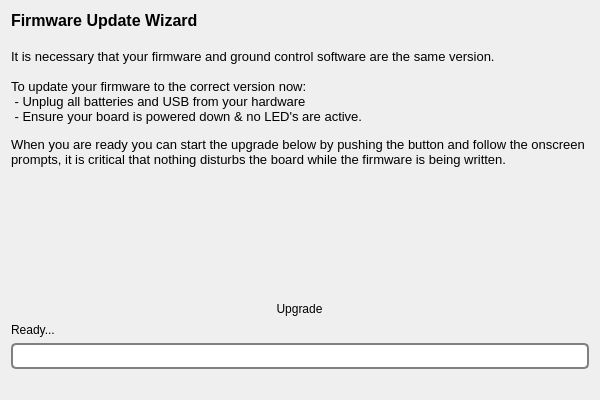
<?xml version="1.0" encoding="UTF-8"?>
<ui version="4.0">
 <class>AutoUpdatePage</class>
 <widget class="QWizardPage" name="AutoUpdatePage">
  <property name="geometry">
   <rect>
    <x>0</x>
    <y>0</y>
    <width>600</width>
    <height>400</height>
   </rect>
  </property>
  <property name="windowTitle">
   <string>WizardPage</string>
  </property>
  <layout class="QVBoxLayout" name="verticalLayout">
   <item>
    <widget class="QLabel" name="label">
     <property name="text">
      <string>&lt;!DOCTYPE HTML PUBLIC &quot;-//W3C//DTD HTML 4.0//EN&quot; &quot;http://www.w3.org/TR/REC-html40/strict.dtd&quot;&gt;
&lt;html&gt;&lt;head&gt;&lt;meta name=&quot;qrichtext&quot; content=&quot;1&quot; /&gt;&lt;style type=&quot;text/css&quot;&gt;
p, li { white-space: pre-wrap; }
&lt;/style&gt;&lt;/head&gt;&lt;body style=&quot; font-family:'Lucida Grande'; font-size:13pt; font-weight:400; font-style:normal;&quot;&gt;
&lt;p style=&quot; margin-top:0px; margin-bottom:0px; margin-left:0px; margin-right:0px; -qt-block-indent:0; text-indent:0px;&quot;&gt;&lt;span style=&quot; font-family:'MS Shell Dlg 2'; font-size:12pt; font-weight:600;&quot;&gt;Firmware Update Wizard&lt;/span&gt;&lt;/p&gt;
&lt;p style=&quot;-qt-paragraph-type:empty; margin-top:0px; margin-bottom:0px; margin-left:0px; margin-right:0px; -qt-block-indent:0; text-indent:0px; font-family:'MS Shell Dlg 2'; font-size:12pt; font-weight:600;&quot;&gt;&lt;br /&gt;&lt;/p&gt;
&lt;p style=&quot; margin-top:0px; margin-bottom:0px; margin-left:0px; margin-right:0px; -qt-block-indent:0; text-indent:0px;&quot;&gt;&lt;span style=&quot; font-family:'MS Shell Dlg 2'; font-size:10pt;&quot;&gt;It is necessary that your firmware and ground control software are the same version.&lt;/span&gt;&lt;/p&gt;
&lt;p style=&quot;-qt-paragraph-type:empty; margin-top:0px; margin-bottom:0px; margin-left:0px; margin-right:0px; -qt-block-indent:0; text-indent:0px; font-family:'MS Shell Dlg 2'; font-size:10pt;&quot;&gt;&lt;br /&gt;&lt;/p&gt;
&lt;p style=&quot; margin-top:0px; margin-bottom:0px; margin-left:0px; margin-right:0px; -qt-block-indent:0; text-indent:0px;&quot;&gt;&lt;span style=&quot; font-family:'MS Shell Dlg 2'; font-size:10pt;&quot;&gt;To update your firmware to the correct version now:&lt;/span&gt;&lt;/p&gt;
&lt;p style=&quot; margin-top:0px; margin-bottom:0px; margin-left:0px; margin-right:0px; -qt-block-indent:0; text-indent:0px;&quot;&gt;&lt;span style=&quot; font-family:'MS Shell Dlg 2'; font-size:10pt;&quot;&gt; - Unplug all batteries and USB from your hardware&lt;/span&gt;&lt;/p&gt;
&lt;p style=&quot; margin-top:0px; margin-bottom:0px; margin-left:0px; margin-right:0px; -qt-block-indent:0; text-indent:0px;&quot;&gt;&lt;span style=&quot; font-family:'MS Shell Dlg 2'; font-size:10pt;&quot;&gt; - Ensure your board is powered down &amp;amp; no LED's are active.&lt;/span&gt;&lt;/p&gt;
&lt;p style=&quot;-qt-paragraph-type:empty; margin-top:0px; margin-bottom:0px; margin-left:0px; margin-right:0px; -qt-block-indent:0; text-indent:0px; font-family:'MS Shell Dlg 2'; font-size:8pt;&quot;&gt;&lt;br /&gt;&lt;/p&gt;
&lt;p style=&quot; margin-top:0px; margin-bottom:0px; margin-left:0px; margin-right:0px; -qt-block-indent:0; text-indent:0px;&quot;&gt;&lt;span style=&quot; font-family:'MS Shell Dlg 2'; font-size:10pt;&quot;&gt;When you are ready you can start the upgrade below by pushing the button and follow the onscreen prompts, it is critical that nothing disturbs the board while the firmware is being written.&lt;/span&gt;&lt;/p&gt;&lt;/body&gt;&lt;/html&gt;</string>
     </property>
     <property name="alignment">
      <set>Qt::AlignLeading|Qt::AlignLeft|Qt::AlignTop</set>
     </property>
     <property name="wordWrap">
      <bool>true</bool>
     </property>
    </widget>
   </item>
   <item>
    <spacer name="verticalSpacer">
     <property name="orientation">
      <enum>Qt::Vertical</enum>
     </property>
     <property name="sizeHint" stdset="0">
      <size>
       <width>20</width>
       <height>40</height>
      </size>
     </property>
    </spacer>
   </item>
   <item>
    <layout class="QHBoxLayout" name="horizontalLayout">
     <item>
      <widget class="QToolButton" name="startUpdate">
       <property name="toolTip">
        <string>Upgrade now</string>
       </property>
       <property name="styleSheet">
        <string notr="true">QToolButton { border: none }</string>
       </property>
       <property name="text">
        <string>Upgrade</string>
       </property>
       <property name="icon">
        <iconset resource="../wizardResources.qrc">
         <normaloff>:/setupwizard/resources/bttn-upgrade-up.png</normaloff>
         <normalon>:/setupwizard/resources/bttn-upgrade-down.png</normalon>:/setupwizard/resources/bttn-upgrade-up.png</iconset>
       </property>
       <property name="iconSize">
        <size>
         <width>200</width>
         <height>70</height>
        </size>
       </property>
      </widget>
     </item>
    </layout>
   </item>
   <item>
    <layout class="QVBoxLayout" name="verticalLayout_2">
     <item>
      <widget class="QLabel" name="statusLabel">
       <property name="text">
        <string>Ready...</string>
       </property>
      </widget>
     </item>
     <item>
      <widget class="QProgressBar" name="levellinProgressBar">
       <property name="styleSheet">
        <string notr="true">QProgressBar {
     border: 2px solid grey;
     border-radius: 5px;
     text-align: center;
 }
QProgressBar::chunk {
     background-color: #3D6699;
     width: 10px;
     margin: 0.5px;
 }</string>
       </property>
       <property name="value">
        <number>0</number>
       </property>
       <property name="format">
        <string/>
       </property>
      </widget>
     </item>
    </layout>
   </item>
   <item>
    <widget class="QLabel" name="progressLabel">
     <property name="text">
      <string/>
     </property>
    </widget>
   </item>
  </layout>
 </widget>
 <resources>
  <include location="../wizardResources.qrc"/>
 </resources>
 <connections/>
</ui>
